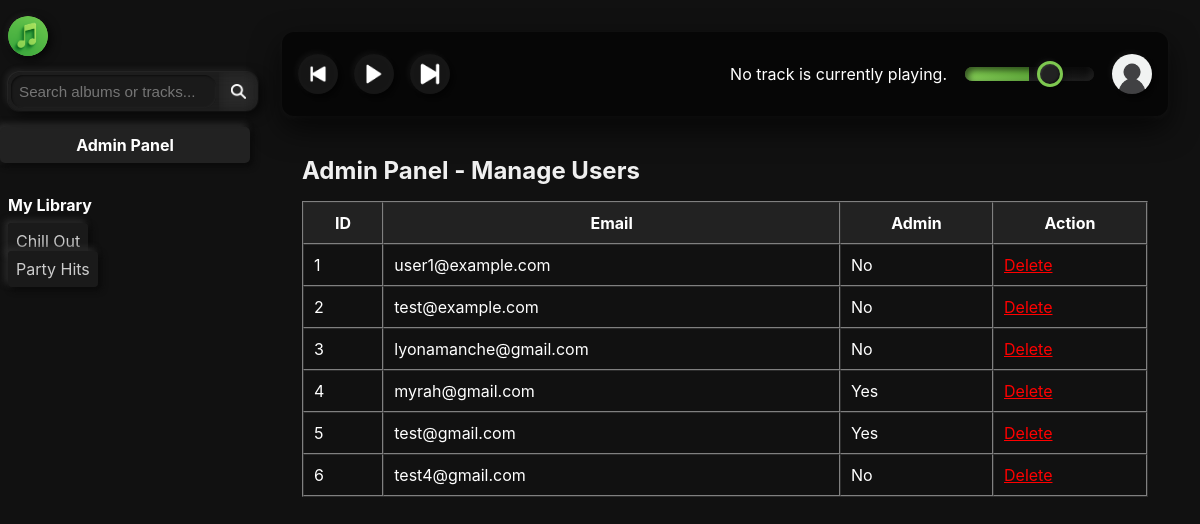
/admin.php (signed in), run on the app's committed database.
### tables this page shows
CREATE TABLE `playlist` (
  `playlistID` int NOT NULL,
  `name` varchar(255) DEFAULT NULL,
  `description` varchar(255) DEFAULT NULL,
  `userID` int DEFAULT NULL,
  `dateAdded` datetime DEFAULT NULL
);

CREATE TABLE `user` (
  `userID` int NOT NULL,
  `username` varchar(26) DEFAULT NULL,
  `password` varchar(255) DEFAULT NULL,
  `googleID` varchar(128) DEFAULT NULL,
  `email` varchar(255) DEFAULT NULL,
  `pressingID` int DEFAULT NULL,
  `imageID` int DEFAULT NULL,
  `countryID` int DEFAULT NULL,
  `subscriptionID` int DEFAULT NULL,
  `admin` tinyint(1) NOT NULL,
  `languageID` int DEFAULT NULL,
  `regionID` int DEFAULT NULL,
  `country` varchar(2) DEFAULT 'MT'
);

### admin.php (the view, shortened to what this page needs)
<?php
include 'includes/header.php';
include 'includes/topbar.php';
?>
<div class="section" style="padding: 20px;">
    <h2>Admin Panel - Manage Users</h2>
    <table border="1" cellpadding="10" cellspacing="0" style="width: 100%; background: #111; color: white;">
        <thead style="background: #222;">
            <tr>
                <th>ID</th>
                <th>Email</th>
                <th>Admin</th>
                <th>Action</th>
            </tr>
        </thead>
        <tbody>
        <?php
        $result = mysqli_query($conn, "SELECT userID, email, admin FROM user ORDER BY userID ASC");
        if ($result && mysqli_num_rows($result) > 0) {
            while ($row = mysqli_fetch_assoc($result)) {
                echo '<tr>';
                echo '<td>' . $row['userID'] . '</td>';
                echo '<td>' . htmlspecialchars($row['email']) . '</td>';
                echo '<td>' . ($row['admin'] ? 'Yes' : 'No') . '</td>';
                echo '<td><a href="admin.php?delete=' . $row['userID'] . '" style="color: red;" onclick="return confirm(\'Are you sure you want to delete this user?\')">Delete</a></td>';
                echo '</tr>';
            }
        } else {
            echo '<tr><td colspan="4">No users found.</td></tr>';
        }
        ?>
        </tbody>
    </table>
</div>
</div>
</div>
</body>
</html>

### includes/sidebar.php (shortened to what this page needs)
<?php
include 'includes/dbh.php';
$userID = $_SESSION['userID'] ?? null;
$isAdmin = false;
if ($userID) {
  $stmt = $conn->prepare("SELECT admin FROM user WHERE userID = ?");
  $stmt->bind_param("i", $userID);
  $stmt->execute();
  $result = $stmt->get_result();
  if ($row = $result->fetch_assoc()) {
    $isAdmin = $row['admin'] == 1;
  }
}
?>
<aside class="sidebar">
  <div class="sidebar-top">
  <a href="index.php" class="circle-btn index-btn" title="index">
  <img id="MyTunes-logo" src="images/MyTunes-logo.png" alt="MyTunes logo">
</a>
    <form class="search-bar" method="GET" action="/php-databases/search.php">
      <div class="search-wrapper">
        <input type="text" name="q" placeholder="Search albums or tracks..." required />
        <button type="submit"><img class="icons" src="images/search-icon.png" alt="Search"></button>
      </div>
    </form>
    <?php if ($isAdmin): ?>
      <a href="admin.php" class="admin-button">Admin Panel</a>
    <?php endif; ?>
  </div>
  <div class="sidebar-section">
    <h3>My Library</h3>
    <ul class="sidebar-list">
      <?php if (!empty($_SESSION['userID'])): ?>
        <?php
        $ps = $conn->prepare("
          SELECT playlistID, name
            FROM playlist
           WHERE userID = ?
           ORDER BY name
        ");
        $ps->bind_param('i', $_SESSION['userID']);
        $ps->execute();
        $res = $ps->get_result();
        while ($row = $res->fetch_assoc()):
        ?>
          <li>
            <a href="library.php?playlistID=<?= $row['playlistID'] ?>">
              <?= htmlspecialchars($row['name']) ?>
            </a>
          </li>
        <?php endwhile; $ps->close(); ?>
      <?php else: ?>
        <li><em>Log in to see your playlists</em></li>
      <?php endif; ?>
    </ul>
  </div>
</aside>

### style.css (style rules this page uses)
body { background-color: #111; font-family: -apple-system, BlinkMacSystemFont, "Segoe UI", Roboto, "Helvetica Neue", sans-serif; color: white; margin: 0; }
#MyTunes-logo { width: 64px; height: 64px; border-radius: 50%; background: linear-gradient(to bottom right, #7ec850, #5ea838); box-shadow: inset -2px -2px 4px rgba(255, 255, 255, 0.15), inset 2px 2px 6px rgba(0, 0, 0, 0.25), 4px 4px 12px rgba(0, 0, 0, 0.5), -2px -2px 6px rgba(255, 255, 255, 0.05); display: flex; align-items: center; justify-content: center; cursor: pointer; transition: all 0.2s ease-in-out; overflow: hidden; }
.sidebar { width: 250px; }
.sidebar-top { display: flex; flex-direction: column; gap: 1rem; margin-bottom: 2rem; }
.search-bar { margin-left: 0.5rem; display: flex; width: 100%; border-radius: 12px; }
.search-wrapper { display: flex; flex: 1; border-radius: 12px; overflow: hidden; background: rgba(255, 255, 255, 0.05); backdrop-filter: blur(8px); -webkit-backdrop-filter: blur(8px); box-shadow: 4px 4px 12px rgba(0, 0, 0, 0.6), -3px -3px 6px rgba(255, 255, 255, 0.08), 0 0 0 1px rgba(255, 255, 255, 0.05); }
.search-wrapper input { flex: 1; padding: 0.6rem 0.75rem; background: #111; border: none; color: white; margin: 3px; font-size: 0.95rem; outline: none; border: none !important; border-radius: 12px !important; box-shadow: inset 1px 1px 2px rgba(0, 0, 0, 0.5), inset -1px -1px 2px rgba(255, 255, 255, 0.035); transition: all 0.2s ease-in-out; }
.search-wrapper button { padding: 0.6rem 0.75rem; background: transparent; border: none; cursor: pointer; transition: background 0.2s ease; display: flex; align-items: center; justify-content: center; backdrop-filter: blur(6px); -webkit-backdrop-filter: blur(6px); }
.search-wrapper button img { width: 18px; height: 18px; transition: transform 0.25s ease-in-out; }
.admin-button { background: #222; padding: 0.5rem; color: white; text-align: center; text-decoration: none; border-radius: 5px; font-weight: bold; box-shadow: 3px 3px 6px #0a0a0a, -3px -3px 6px #2e2e2e; }
.sidebar-section h3 { margin-left: 0.5rem; margin-bottom: 0.5rem; font-size: 1rem; }
.sidebar-list { margin-left: 0.5rem; list-style: none; padding: 0; display: flex; flex-direction: column; gap: 0.5rem; }
.sidebar-list a { color: #ccc; text-decoration: none; padding: 0.5rem; background: #1a1a1a; border-radius: 4px; transition: background 0.2s; box-shadow: 3px 3px 6px #0a0a0a, -3px -3px 6px #2e2e2e; }
.circle-btn { width: 40px; height: 40px; border-radius: 50%; background: rgba(255, 255, 255, 0.07); border: none; cursor: pointer; display: flex; align-items: center; justify-content: center; backdrop-filter: blur(10px); -webkit-backdrop-filter: blur(10px); box-shadow: 3px 3px 10px rgba(0, 0, 0, 0.7), -2px -2px 6px rgba(255, 255, 255, 0.05); transition: background 0.2s ease, box-shadow 0.2s ease; }
.circle-btn img { width: 20px ; height: 20px ; }
.section { margin-bottom: 3rem; }
.section h2 { margin-bottom: 1rem; font-size: 1.5rem; color: #f0f0f0; }
.search-bar input { padding: 0.5rem; width: 100%; border-radius: 4px; border: 1px solid #444; background-color: #1a1a1a; color: white; }
.sidebar .index-btn { margin-top: 1rem !important; margin-left: 0.5rem !important; overflow: hidden !important; }
.sidebar .index-btn img { width: 100% !important; height: 100% !important; object-fit: contain !important; display: block !important; margin: auto !important; }
.icons { max-width: 15px; max-height: 15px; }

### data on the page
playlist: name "Chill Out"
playlist: name "Party Hits"
user: userID "1", email "user1@example.com", admin "No"
user: userID "2", email "test@example.com", admin "No"
user: userID "3", email "lyonamanche@gmail.com", admin "No"
user: userID "4", email "myrah@gmail.com", admin "Yes"
user: userID "5", email "test@gmail.com", admin "Yes"
user: userID "6", email "test4@gmail.com", admin "No"
